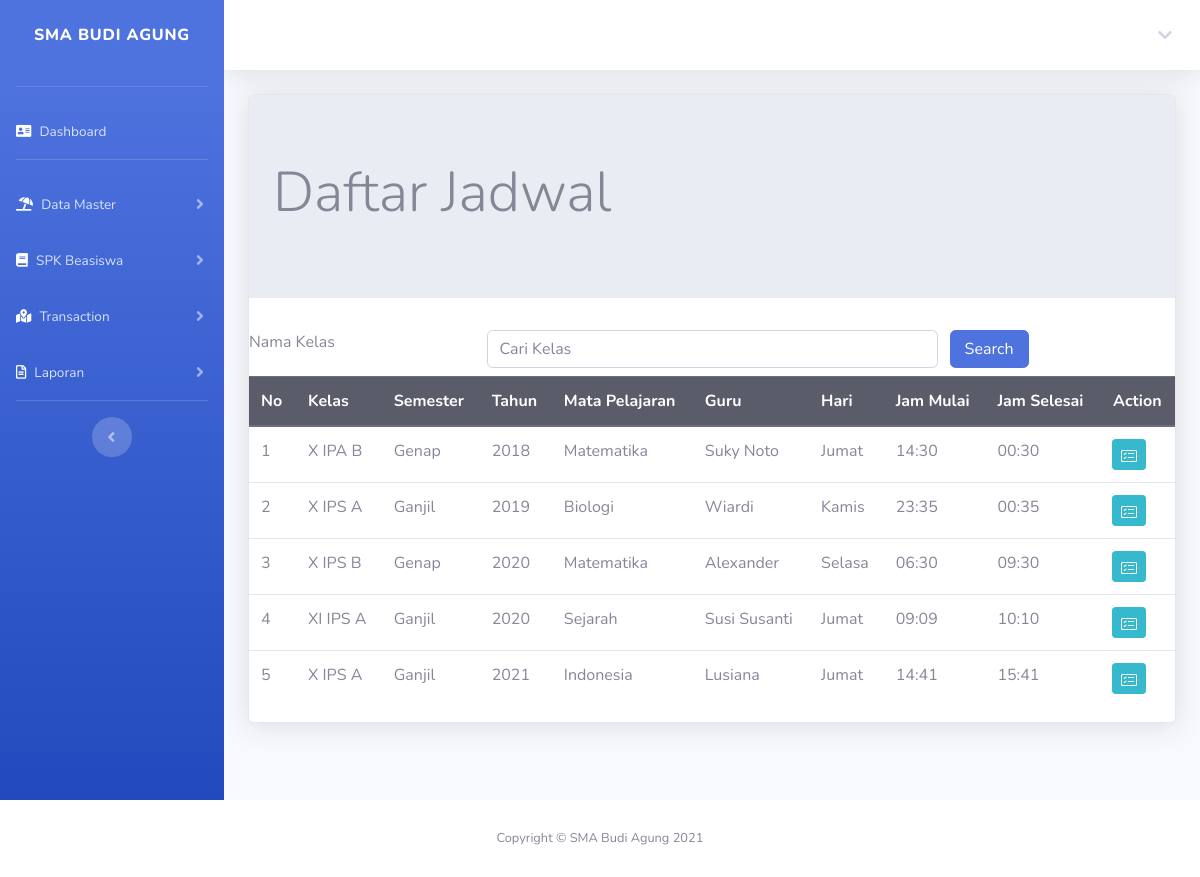
Screenshot of /daftarabsensi.php (signed in) with the database file from the repository.
### tables this page shows
CREATE TABLE `jadwal` (
  `id` int(11) NOT NULL,
  `nama_kelas` varchar(100) NOT NULL,
  `kode_kelas` varchar(15) NOT NULL,
  `semester` varchar(100) NOT NULL,
  `tahun` year(4) NOT NULL,
  `matpel` varchar(100) NOT NULL,
  `kode_matpel` varchar(10) NOT NULL,
  `kode_guru` varchar(10) NOT NULL,
  `guru` varchar(100) NOT NULL,
  `hari` varchar(100) NOT NULL,
  `jammulai` varchar(100) NOT NULL,
  `jamselesai` varchar(100) NOT NULL
);

### daftarabsensi.php (the view, shortened to what this page needs)
<!DOCTYPE html>
<?php
$kodeuser = $_SESSION['kodeuser'];
include "includes/config.php";
?>
<html lang="en">
<head>
    <link rel="stylesheet" type="text/css" href="css/bootstrap.min.css">
</head>
<?php include "header.php"; ?>
<div class="container-fluid">
    <div class="card shadow mb-4">
        <body>
            <div class="jumbotron jumbotron-fluid">
                <div class="container">
                    <h1 class="display-4">Daftar Jadwal</h1>
                </div>
            </div>
            <form method="POST">
                <div class="form-group row mb-2">
                    <label for="search" class="col-sm-3">Nama Kelas</label>
                    <div class="col-sm-6">
                        <input type="text" name="search" class="form-control" id="search" value="<?php if (isset($_POST['search'])) {
                                                                                                        echo $_POST['search'];
                                                                                                    } ?>" placeholder="Cari Kelas">
                    </div>
                    <input type="submit" name="kirim" class="col-sm-1 btn btn-primary" value="Search">
                </div>
            </form>
            <table class="table table success">
                <thead class="thead-dark">
                    <tr>
                        <th>No</th>
                        <th>Kelas</th>
                        <th>Semester</th>
                        <th>Tahun</th>
                        <th>Mata Pelajaran</th>
                        <th>Guru</th>
                        <th>Hari</th>
                        <th>Jam Mulai</th>
                        <th>Jam Selesai</th>
                        <th colspan="1" style="text-align: center">Action</th>
                    </tr>
                </thead>
                <tbody>
                    <?php
                    if (isset($_POST["kirim"])) {
                        if ($_SESSION['role'] == "guru") {
                            $search = $_POST['search'];
                            $query = mysqli_query($connection, "select * from jadwal where nama_kelas like '%" . $search . "%'");
                        } else {
                            $search = $_POST['search'];
                            $query = mysqli_query($connection, "select * from jadwal where nama_kelas like '%" . $search . "%'");
                        }
                    } else {
                        if ($_SESSION['role'] == "guru") {
                            $query = mysqli_query($connection, "select * from jadwal where kode_guru='$kodeuser'");
                        } else {
                            $query = mysqli_query($connection, "select * from jadwal");
                        }
                    }
                    $nomor = 1;
                    while ($row = mysqli_fetch_array($query)) { ?>
                        <tr>
                            <td><?php echo $nomor; ?></td>
                            <td><?php echo $row['nama_kelas']; ?></td>
                            <td><?php echo $row['semester']; ?></td>
                            <td><?php echo $row['tahun']; ?></td>
                            <td><?php echo $row['matpel']; ?></td>
                            <td><?php echo $row['guru']; ?></td>
                            <td><?php echo $row['hari']; ?></td>
                            <td><?php echo $row['jammulai']; ?></td>
                            <td><?php echo $row['jamselesai']; ?></td>
                            <td>
                                <a href="absensiinput.php?kelas=<?php echo $row["kode_kelas"] ?>&mapel=<?= $row['kode_matpel'] ?>" class="btn btn-info btn-sm" title="Kehadiran">
                                </a>
                            </td>
                        </tr>
                        <?php $nomor = $nomor + 1; ?>
                    <?php } ?>
                </tbody>
            </table>
    </div>
</div>
</body>
<?php include "footer.php"; ?>
</html>

### rows the page displays
jadwal: nama_kelas "X IPA B", semester "Genap", tahun "2018", matpel "Matematika", guru "Suky Noto", hari "Jumat", jammulai "14:30", jamselesai "00:30"
jadwal: nama_kelas "X IPS A", semester "Ganjil", tahun "2019", matpel "Biologi", guru "Wiardi", hari "Kamis", jammulai "23:35", jamselesai "00:35"
jadwal: nama_kelas "X IPS B", semester "Genap", tahun "2020", matpel "Matematika", guru "Alexander", hari "Selasa", jammulai "06:30", jamselesai "09:30"
jadwal: nama_kelas "XI IPS A", semester "Ganjil", tahun "2020", matpel "Sejarah", guru "Susi Susanti", hari "Jumat", jammulai "09:09", jamselesai "10:10"
jadwal: nama_kelas "X IPS A", semester "Ganjil", tahun "2021", matpel "Indonesia", guru "Lusiana", hari "Jumat", jammulai "14:41", jamselesai "15:41"
